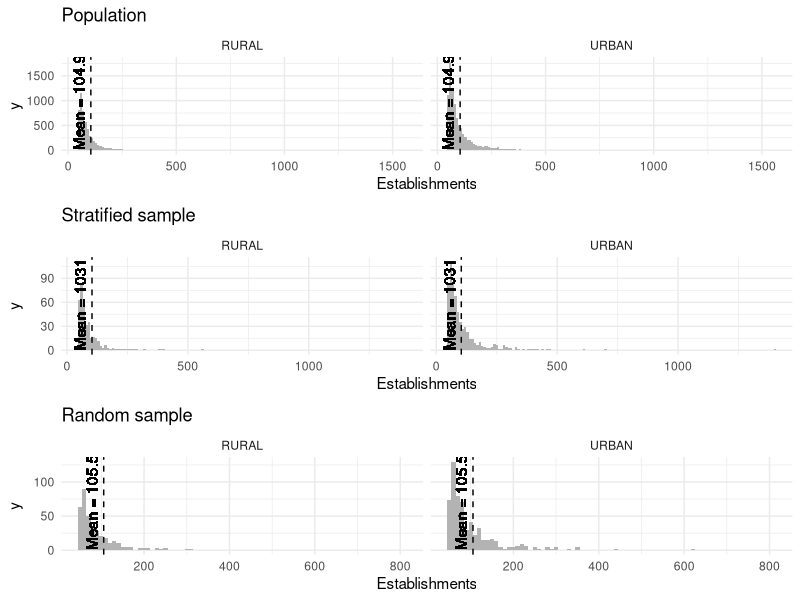

The R source for this figure:
library(readxl); library(tidyverse)

# getting and setting working directory 
getwd()
setwd("/Users/worldpop/Documents/GitHub/sampling_design_workshop/02_samplingDesing_introduction/data")

# import data
data <- read_xlsx("Stratified sampling.xlsx")

# create id column
data <- data |> 
  mutate(id=1:nrow(data), .before=Province) |> 
  filter(!is.na(RU))

# sample size
n <- 1000

#### RANDOM SAMPLE ####
# random sample of ids
set.seed(28)
s_ids_random <- sample(data$id, size = n, replace = FALSE)

s_random <- 
  data |>  
  filter(id %in% s_ids_random)

# explore mean 
mean(data$Establishments, na.rm = T)
mean(s_random$Establishments, na.rm = T)

#### STRATIFIED SAMPLE ####
# number of observation per strata
s_strata <- 
  data |> 
  group_by(RU) |> 
  summarise(h=n()) |> 
  ungroup() |> 
  mutate(h_tot=sum(h)) |> 
  mutate(W_h=h/h_tot) |> 
  mutate(n_h=round(n * W_h, digits = 0))
  
# stratified sampling
s_stratified <- 
  data |> 
  left_join(s_strata) |>
  group_by(RU) |> # group by stratum
  group_modify(~ {
    nh <- unique(.x$n_h)       
    slice_sample(.x, n = as.integer(nh))
  }) |> 
  ungroup() |> 
  relocate(id, .before=RU) |> 
  select(-c(h, h_tot)) |> 
  group_by(RU) |> 
  mutate(ybar_h=mean(Establishments),
         s_strata_m=W_h*ybar_h)

pop_plot <- 
  ggplot(data, aes(x = Establishments)) +
  geom_histogram(binwidth = 10, fill="grey70")+
  geom_vline(aes(xintercept = mean(data$Establishments) ), color = "black", linewidth = 0.5, linetype = "dashed") +
  geom_text(aes(x = mean(data$Establishments), y = 0, 
                label = paste0("Mean = ", round(mean(data$Establishments), 1))),
            color = "black", angle = 90, vjust = -0.5, hjust = 0) +
  labs(title="Population")+
  theme_minimal() +
  facet_wrap(vars(RU))

random_plot <- 
  ggplot(s_random, aes(x = Establishments)) +
  theme_minimal()+
  labs(title="Random sample")+
  geom_histogram(binwidth = 10, fill="grey70")+
  geom_vline(aes(xintercept = mean(s_random$Establishments)), color = "black", linewidth = 0.5, linetype = "dashed") +
  geom_text(aes(x = mean(s_random$Establishments), 
                y = 0, 
                label = paste0("Mean = ", round(mean(s_random$Establishments), 1))),
            color = "black", angle = 90, vjust = -0.5, hjust = 0) +
  facet_wrap(vars(RU))


stratified_plot <- 
  ggplot(s_stratified, aes(x = Establishments)) +
  geom_histogram(binwidth = 10, fill="grey70")+
  geom_vline(aes(xintercept=mean(s_stratified$Establishments)), color = "black", linewidth = 0.5, linetype = "dashed") +
  geom_text(aes(x = mean(s_stratified$Establishments), 
                y = 0, 
                label = paste0("Mean = ", round(mean(s_stratified$Establishments)), 1)),
            color = "black", angle = 90, vjust = -0.5, hjust = 0) +
  labs(title="Stratified sample")+
  theme_minimal()+
  facet_wrap(vars(RU))



library(cowplot)

combined_plot <- plot_grid(pop_plot, stratified_plot, random_plot, 
                           nrow = 3, align = "v")
combined_plot
